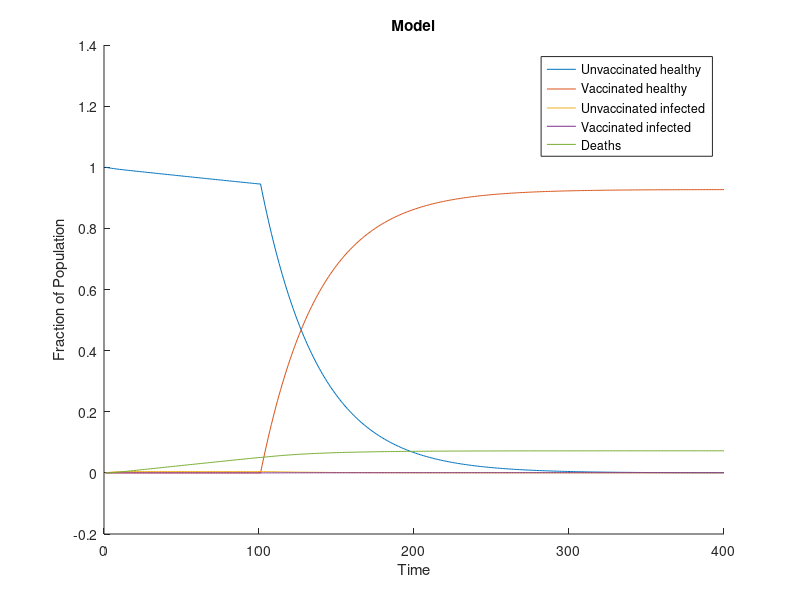
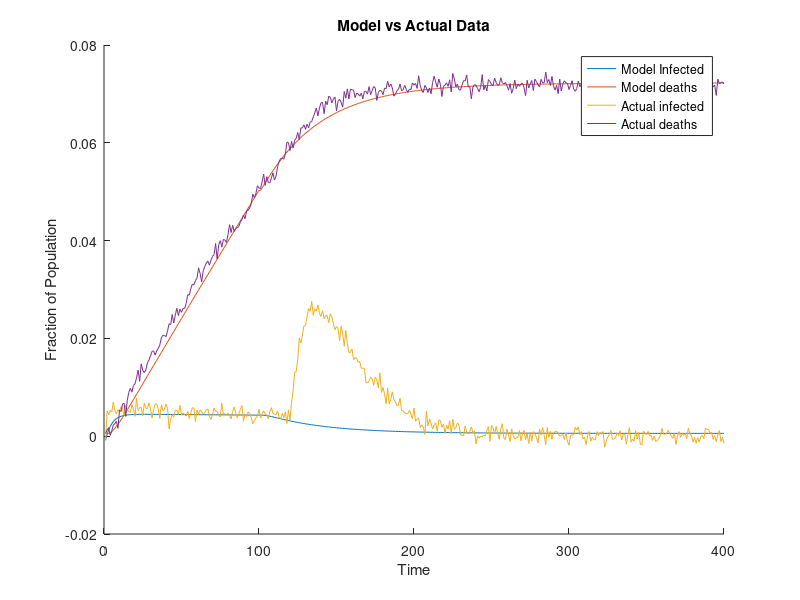

Here is the MATLAB script that generated these plots, in order:
% Before Vaccinations
load('mockdata2023.mat')

n = 5; %variable for dimensionality of A
d = 100; %number of days to simulate for

B = zeros(n,1);
x0 = [1-newInfections(1)-cumulativeDeaths(1), 0, newInfections(1), 0, cumulativeDeaths(1)];


infectionRate = 0.0010;
healRate = .1;
deathRate = .12;

APreVax = [1-infectionRate, 0, healRate, 0, 0;
           0, 0, 0, 0, 0; 
           infectionRate, 0, 1-healRate-deathRate, 0, 0;
           0, 0, 0, 0, 0;
           0, 0, deathRate, 0, 1];


sys_sir_base = ss(APreVax,B,eye(n) ,zeros(n,1),1);
PreVax = lsim(sys_sir_base,zeros(d,1),linspace(0,d - 1,d),x0); %simulate for d days of spread


% After Vaccinations
uvInfectionRate = 0.0010;
uvHealRate = .1;
uvDeathRate = .12;

vInfectionRate = .00025;
vHealRate = .4;
vDeathRate = 0.001;

vaxRate = 0.026;

AWithVax = [1-uvInfectionRate-vaxRate, 0               , uvHealRate              , 0                     , 0;
            vaxRate                  , 1-vInfectionRate, 0                       , vHealRate             , 0;
            uvInfectionRate          , 0               , 1-uvHealRate-uvDeathRate, 0                     , 0;
            0                        , vInfectionRate  , 0                       , 1-vHealRate-vDeathRate, 0;
            0                        , 0               , uvDeathRate              ,vDeathRate            , 1];


sys_sir_base = ss(AWithVax,B,eye(n) ,zeros(n,1),1);
% fix numbers, bounds of simulation, then concatenate PreVax and WithVax
WithVax = lsim(sys_sir_base,zeros(400-d,1),linspace(d,399,400-d),PreVax(d, :)); %simulate for d days of spread



model = cat(1, PreVax, WithVax);
% plot the output trajectory
figure;
hold on; %toggle hold, plotting multiple curves on the same graph
plot(model(1:400,1:n));
title("Model");
xlabel('Time')
ylabel('Fraction of Population');
ylim auto; hold off;
legend("Unvaccinated healthy", "Vaccinated healthy", "Unvaccinated infected", "Vaccinated infected", "Deaths");


% Compare model with actual data
figure;
hold on;
plot(model(1:400, 3)+model(1:400, 4));
plot(model(1:400, 5));
plot(newInfections);
plot(cumulativeDeaths);
title("Model vs Actual Data");
xlabel('Time')
ylabel('Fraction of Population');
ylim auto; hold off;
legend("Model Infected", "Model deaths", "Actual infected", "Actual deaths");
